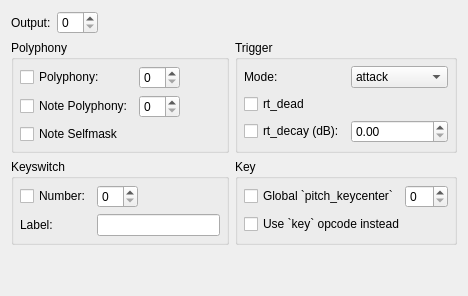
       <widget class="QWidget" name="tabMap">
        <attribute name="title">
         <string>Map</string>
        </attribute>
        <layout class="QGridLayout" name="gridLayout_6">
         <item row="0" column="0" colspan="2">
          <layout class="QHBoxLayout" name="layOutput">
           <property name="sizeConstraint">
            <enum>QLayout::SetNoConstraint</enum>
           </property>
           <item>
            <widget class="QLabel" name="lblOutput">
             <property name="sizePolicy">
              <sizepolicy hsizetype="Fixed" vsizetype="Preferred">
               <horstretch>0</horstretch>
               <verstretch>0</verstretch>
              </sizepolicy>
             </property>
             <property name="text">
              <string>Output:</string>
             </property>
            </widget>
           </item>
           <item>
            <widget class="QSpinBox" name="sbxOutput"/>
           </item>
           <item>
            <spacer name="hspOutput">
             <property name="orientation">
              <enum>Qt::Horizontal</enum>
             </property>
             <property name="sizeHint" stdset="0">
              <size>
               <width>40</width>
               <height>20</height>
              </size>
             </property>
            </spacer>
           </item>
          </layout>
         </item>
         <item row="1" column="0">
          <widget class="QGroupBox" name="gbxPolyphony">
           <property name="title">
            <string>Polyphony</string>
           </property>
           <layout class="QGridLayout" name="LayGbxPolyphony">
            <property name="sizeConstraint">
             <enum>QLayout::SetNoConstraint</enum>
            </property>
            <property name="leftMargin">
             <number>6</number>
            </property>
            <property name="topMargin">
             <number>6</number>
            </property>
            <property name="rightMargin">
             <number>6</number>
            </property>
            <property name="bottomMargin">
             <number>6</number>
            </property>
            <item row="0" column="0">
             <widget class="QCheckBox" name="chkPolyphony">
              <property name="text">
               <string>Polyphony:</string>
              </property>
             </widget>
            </item>
            <item row="2" column="0">
             <widget class="QCheckBox" name="chkNoteSelfmask">
              <property name="text">
               <string>Note Selfmask</string>
              </property>
             </widget>
            </item>
            <item row="1" column="1">
             <widget class="QSpinBox" name="sbxNotePolyphony"/>
            </item>
            <item row="1" column="0">
             <widget class="QCheckBox" name="chkNotePolyphony">
              <property name="text">
               <string>Note Polyphony:</string>
              </property>
             </widget>
            </item>
            <item row="0" column="2">
             <spacer name="hspMapPolyphony">
              <property name="orientation">
               <enum>Qt::Horizontal</enum>
              </property>
              <property name="sizeHint" stdset="0">
               <size>
                <width>40</width>
                <height>20</height>
               </size>
              </property>
             </spacer>
            </item>
            <item row="0" column="1">
             <widget class="QSpinBox" name="sbxPolyphony"/>
            </item>
           </layout>
          </widget>
         </item>
         <item row="1" column="1">
          <widget class="QGroupBox" name="gbxTrigger">
           <property name="title">
            <string>Trigger</string>
           </property>
           <layout class="QGridLayout" name="layTrigger">
            <property name="sizeConstraint">
             <enum>QLayout::SetNoConstraint</enum>
            </property>
            <property name="leftMargin">
             <number>6</number>
            </property>
            <property name="topMargin">
             <number>6</number>
            </property>
            <property name="rightMargin">
             <number>6</number>
            </property>
            <property name="bottomMargin">
             <number>6</number>
            </property>
            <item row="3" column="1">
             <widget class="QDoubleSpinBox" name="dsbRtDecay"/>
            </item>
            <item row="3" column="0">
             <widget class="QCheckBox" name="chkRtDecay">
              <property name="text">
               <string>rt_decay (dB):</string>
              </property>
             </widget>
            </item>
            <item row="2" column="0">
             <widget class="QCheckBox" name="chkRtDead">
              <property name="text">
               <string>rt_dead</string>
              </property>
             </widget>
            </item>
            <item row="1" column="1">
             <widget class="QComboBox" name="cbxRtDeadMode">
              <item>
               <property name="text">
                <string>attack</string>
               </property>
              </item>
              <item>
               <property name="text">
                <string>release</string>
               </property>
              </item>
              <item>
               <property name="text">
                <string>first</string>
               </property>
              </item>
              <item>
               <property name="text">
                <string>legato</string>
               </property>
              </item>
              <item>
               <property name="text">
                <string>release_key</string>
               </property>
              </item>
             </widget>
            </item>
            <item row="1" column="0">
             <widget class="QLabel" name="lblTriggerMode">
              <property name="text">
               <string>Mode:</string>
              </property>
             </widget>
            </item>
           </layout>
          </widget>
         </item>
         <item row="2" column="0">
          <widget class="QGroupBox" name="gbxKeyswitch">
           <property name="title">
            <string>Keyswitch</string>
           </property>
           <layout class="QGridLayout" name="layGbxKeyswitch">
            <property name="sizeConstraint">
             <enum>QLayout::SetNoConstraint</enum>
            </property>
            <property name="leftMargin">
             <number>6</number>
            </property>
            <property name="topMargin">
             <number>6</number>
            </property>
            <property name="rightMargin">
             <number>6</number>
            </property>
            <property name="bottomMargin">
             <number>6</number>
            </property>
            <item row="0" column="1">
             <widget class="QSpinBox" name="sbxKeyswitchCount"/>
            </item>
            <item row="1" column="0">
             <widget class="QLabel" name="lblKeyswitchLabel">
              <property name="text">
               <string>Label:</string>
              </property>
             </widget>
            </item>
            <item row="0" column="0">
             <widget class="QCheckBox" name="chkKeySwitchCount">
              <property name="text">
               <string>Number:</string>
              </property>
             </widget>
            </item>
            <item row="0" column="2">
             <spacer name="hspKeyswitchCount">
              <property name="orientation">
               <enum>Qt::Horizontal</enum>
              </property>
              <property name="sizeHint" stdset="0">
               <size>
                <width>40</width>
                <height>20</height>
               </size>
              </property>
             </spacer>
            </item>
            <item row="1" column="1" colspan="2">
             <widget class="QLineEdit" name="txtKeyswitchLabel"/>
            </item>
           </layout>
          </widget>
         </item>
         <item row="2" column="1">
          <widget class="QGroupBox" name="gbxMapKey">
           <property name="title">
            <string>Key</string>
           </property>
           <layout class="QGridLayout" name="layMapKey">
            <property name="sizeConstraint">
             <enum>QLayout::SetNoConstraint</enum>
            </property>
            <property name="leftMargin">
             <number>6</number>
            </property>
            <property name="topMargin">
             <number>6</number>
            </property>
            <property name="rightMargin">
             <number>6</number>
            </property>
            <property name="bottomMargin">
             <number>6</number>
            </property>
            <item row="0" column="0">
             <layout class="QHBoxLayout" name="layUsePitchKeycenter4All">
              <property name="sizeConstraint">
               <enum>QLayout::SetNoConstraint</enum>
              </property>
              <item>
               <widget class="QCheckBox" name="chkUseGlobalPitchKeycenter">
                <property name="text">
                 <string>Global `pitch_keycenter`</string>
                </property>
               </widget>
              </item>
              <item>
               <widget class="QSpinBox" name="sbxUsePitchKeycenter4All"/>
              </item>
             </layout>
            </item>
            <item row="1" column="0">
             <widget class="QCheckBox" name="chkUseKey">
              <property name="text">
               <string>Use `key` opcode instead</string>
              </property>
             </widget>
            </item>
           </layout>
          </widget>
         </item>
         <item row="3" column="0">
          <spacer name="vspMap">
           <property name="orientation">
            <enum>Qt::Vertical</enum>
           </property>
           <property name="sizeType">
            <enum>QSizePolicy::Expanding</enum>
           </property>
           <property name="sizeHint" stdset="0">
            <size>
             <width>20</width>
             <height>40</height>
            </size>
           </property>
          </spacer>
         </item>
        </layout>
       </widget>
